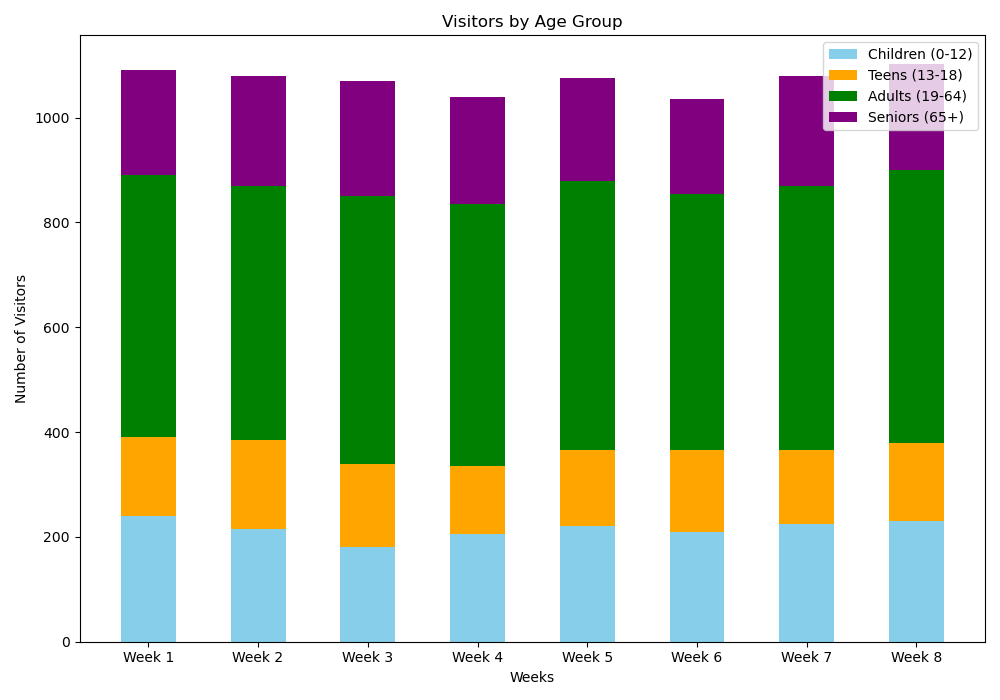

Reproduce this figure in Python.

import matplotlib.pyplot as plt

# Given data
data = [
    {'Week': 'Week 1', 'Children (0-12)': 240, 'Teens (13-18)': 150, 'Adults (19-64)': 500, 'Seniors (65+)': 200},
    {'Week': 'Week 2', 'Children (0-12)': 215, 'Teens (13-18)': 170, 'Adults (19-64)': 485, 'Seniors (65+)': 210},
    {'Week': 'Week 3', 'Children (0-12)': 180, 'Teens (13-18)': 160, 'Adults (19-64)': 510, 'Seniors (65+)': 220},
    {'Week': 'Week 4', 'Children (0-12)': 205, 'Teens (13-18)': 130, 'Adults (19-64)': 500, 'Seniors (65+)': 205},
    {'Week': 'Week 5', 'Children (0-12)': 220, 'Teens (13-18)': 145, 'Adults (19-64)': 515, 'Seniors (65+)': 195},
    {'Week': 'Week 6', 'Children (0-12)': 210, 'Teens (13-18)': 155, 'Adults (19-64)': 490, 'Seniors (65+)': 180},
    {'Week': 'Week 7', 'Children (0-12)': 225, 'Teens (13-18)': 140, 'Adults (19-64)': 505, 'Seniors (65+)': 210},
    {'Week': 'Week 8', 'Children (0-12)': 230, 'Teens (13-18)': 150, 'Adults (19-64)': 520, 'Seniors (65+)': 202}
]

# Data preparation
weeks = [d['Week'] for d in data]
children = [d['Children (0-12)'] for d in data]
teens = [d['Teens (13-18)'] for d in data]
adults = [d['Adults (19-64)'] for d in data]
seniors = [d['Seniors (65+)'] for d in data]

# Stacked bar chart setup
bar_width = 0.5  # Set the width of each bar
indices = range(len(weeks))  # Set the positions of the bars

# Plotting
plt.figure(figsize=(10, 7))

# Each "bottom" parameter ensures that the bars stack on top of each other
plt.bar(indices, children, bar_width, label='Children (0-12)', color='skyblue')
plt.bar(indices, teens, bar_width, bottom=children, label='Teens (13-18)', color='orange')
plt.bar(indices, adults, bar_width, bottom=[i+j for i,j in zip(children, teens)], label='Adults (19-64)', color='green')
plt.bar(indices, seniors, bar_width, bottom=[i+j+k for i,j,k in zip(children, teens, adults)], label='Seniors (65+)', color='purple')

# Adding features to the plot
plt.xlabel('Weeks')
plt.ylabel('Number of Visitors')
plt.title('Visitors by Age Group')
plt.xticks(indices, weeks)  # Set the x-axis to show the weeks
plt.legend()

# Display the plot
plt.tight_layout()
plt.show()
